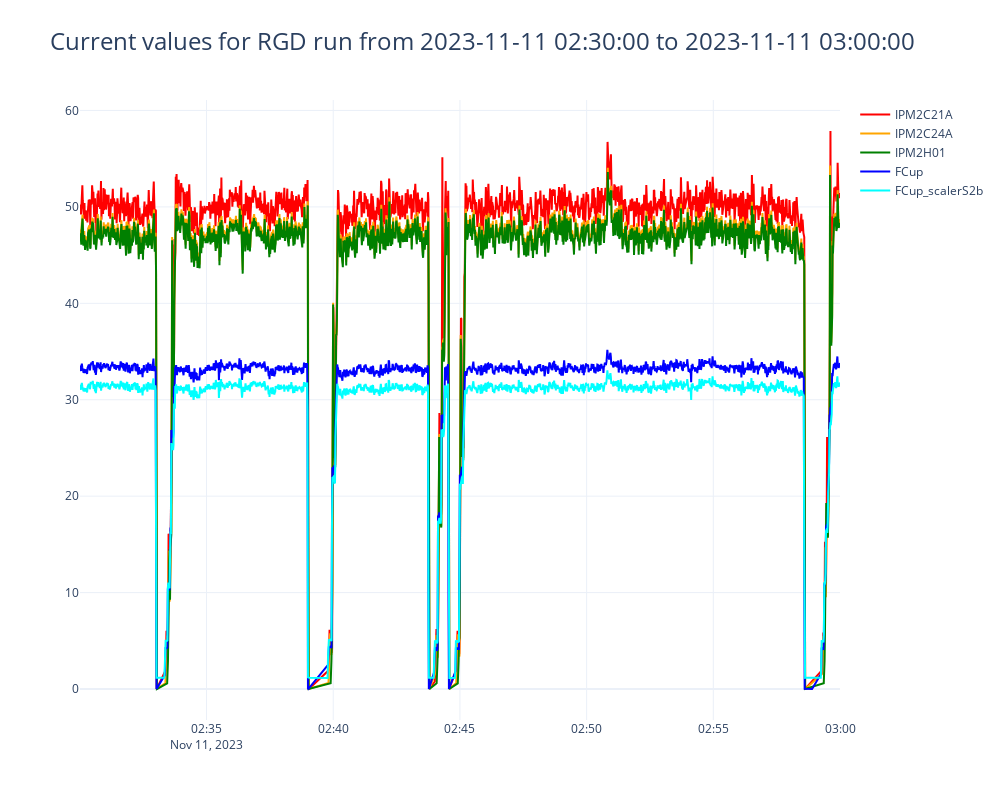

The code cell stored with this chart in its notebook:
### Code cell
fig = make_subplots()  # (specs=[[{"secondary_y": True}]])
fig.update_layout(width=1000, height=800,
                  title=go.layout.Title(text=f"Current values for RGD run from {plot_start} to {plot_end}", xanchor="left"),
                  titlefont=dict(size=24),)
for current, name, color in plot_set:
    select = (current.time>plot_start)&(current.time<plot_end)
    if name == "FCup_scalerS2b":
        fig.add_trace(go.Scatter(x=current.loc[select].time, y=current.loc[select]["value"]/1000,  name=name, line=dict(color=color)))
    else:
        fig.add_trace(go.Scatter(x=current.loc[select].time, y=current.loc[select].value,  name=name, line=dict(color=color)))
fig.show()

### Figure 1 — Plotly figure (JSON) as saved in the notebook; plotly's stock layout.template omitted (floating-point values rounded to 4 significant figures; data arrays with more than 128 entries replaced by an {"elided": "..."} marker saying what was removed)
{"data": [{"line": {"color": "red"}, "name": "IPM2C21A", "x": {"elided": "1597 str values"}, "y": {"elided": "1597 float values"}, "type": "scatter"}, {"line": {"color": "orange"}, "name": "IPM2C24A", "x": {"elided": "1605 str values"}, "y": {"elided": "1605 float values"}, "type": "scatter"}, {"line": {"color": "green"}, "name": "IPM2H01", "x": {"elided": "1589 str values"}, "y": {"elided": "1589 float values"}, "type": "scatter"}, {"line": {"color": "blue"}, "name": "FCup", "x": {"elided": "1580 str values"}, "y": {"elided": "1580 float values"}, "type": "scatter"}, {"line": {"color": "aqua"}, "name": "FCup_scalerS2b", "x": {"elided": "1724 str values"}, "y": {"elided": "1724 float values"}, "type": "scatter"}], "layout": {"xaxis": {"anchor": "y", "domain": [0.0, 1.0]}, "yaxis": {"anchor": "x", "domain": [0.0, 1.0]}, "title": {"text": "Current values for RGD run from 2023-11-11 02:30:00 to 2023-11-11 03:00:00", "xanchor": "left", "font": {"size": 24}}, "width": 1000, "height": 800}}
